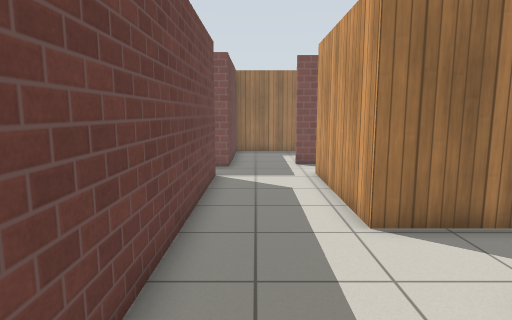
View 1 (above)

24 first-person views from a walk through a world built for the Gazebo simulator. The camera is 1.2 m above the floor, tilts 8° down and sees 75° across. The floor is counted in squares, 0.5 m on a side. Each view is taken from the middle of a square. On the plan, view 1 faces up. The plan holds only what a view shows up to about 19 squares ahead; the rest is blank. Simple patterns stand in for the simulator's built-in surfaces.

View 2
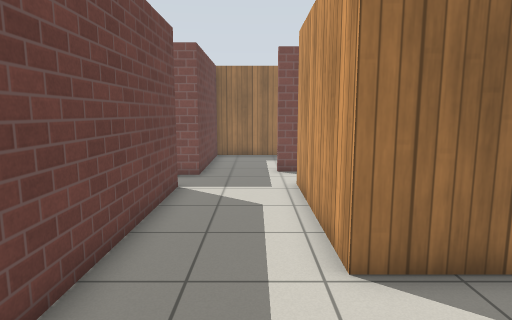

View 3
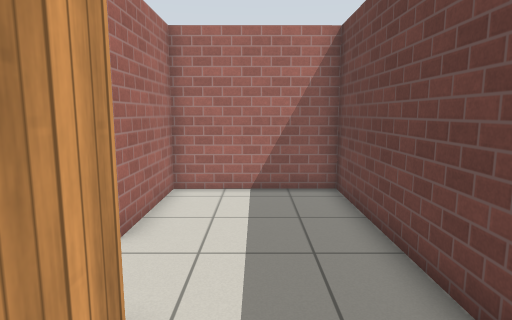

View 4
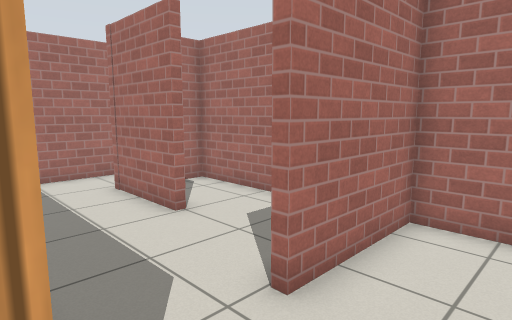

View 5
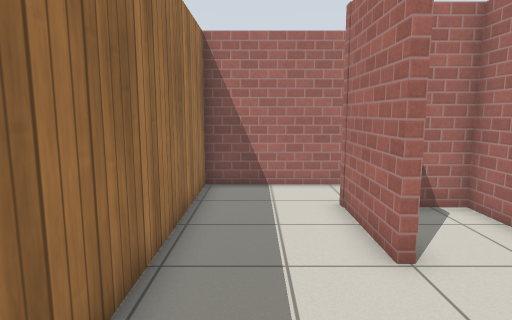

View 6
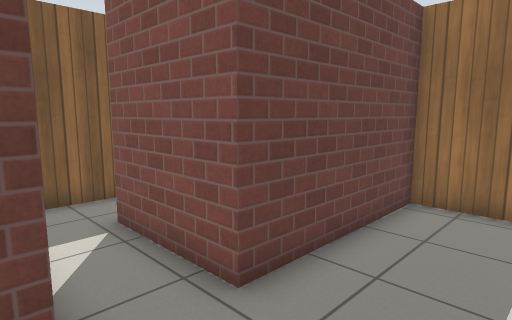

View 7
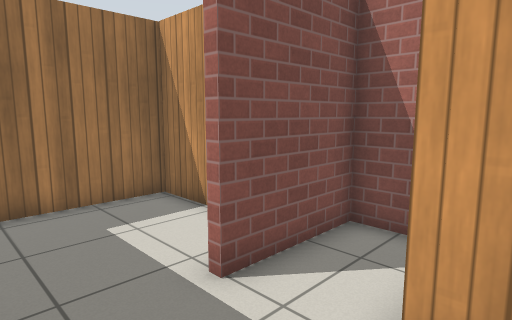

View 8
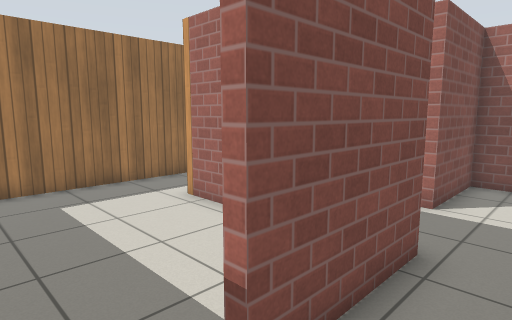

View 9
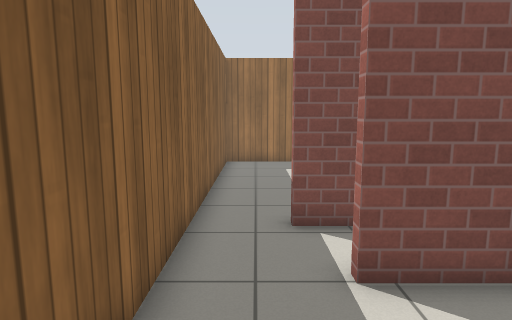

View 10
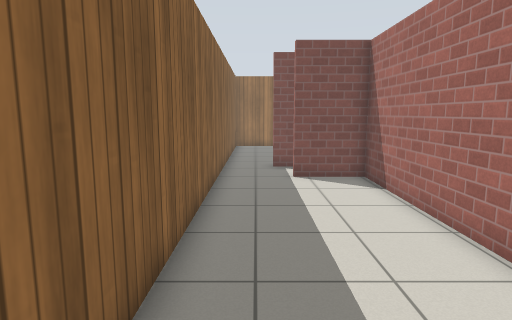

View 11
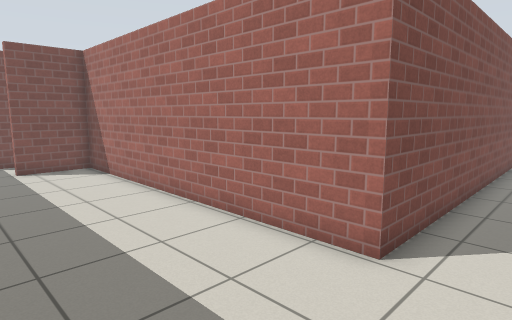

View 12
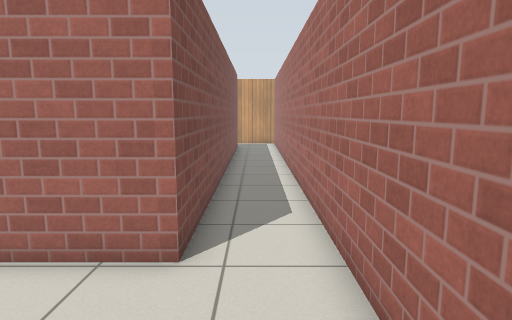

View 13
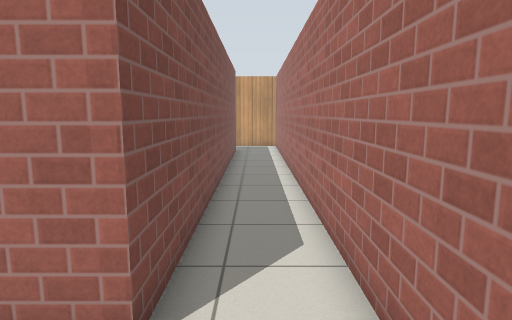

View 14
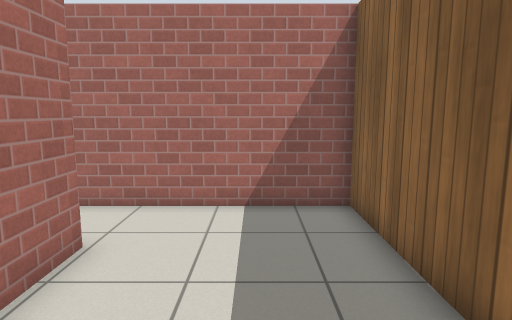

View 15
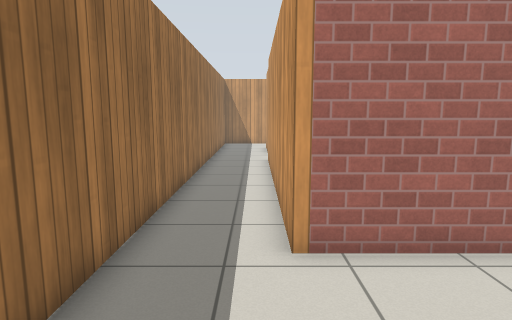

View 16
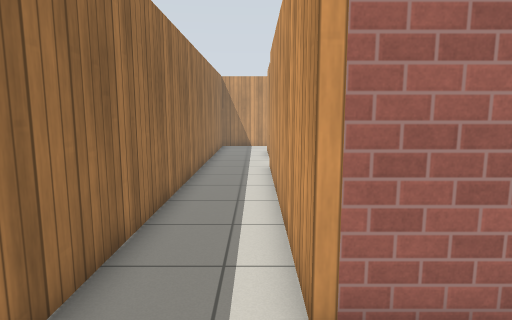

View 17
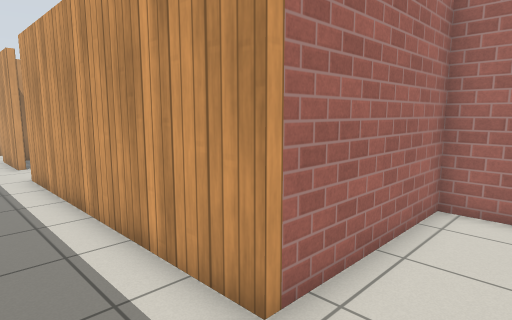

View 18
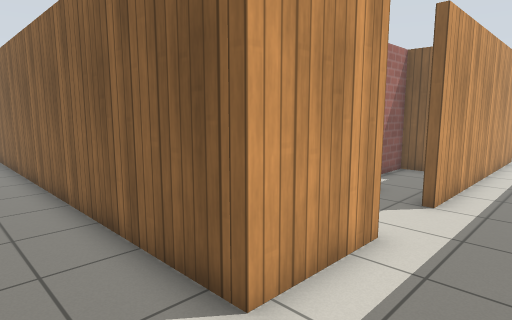

View 19
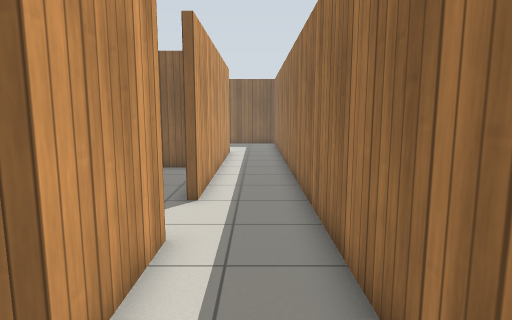

View 20
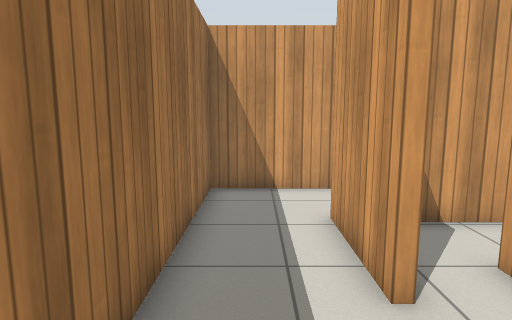

View 21
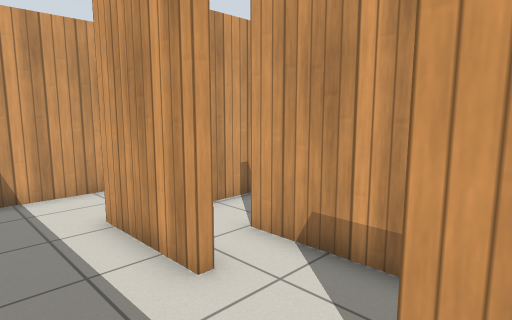

View 22
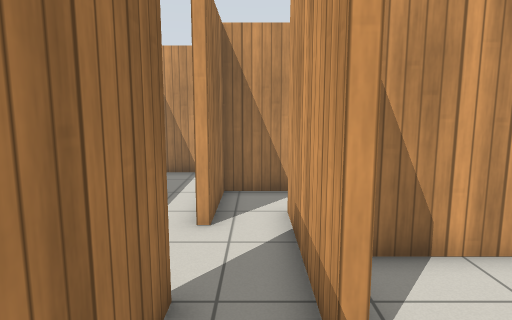

View 23
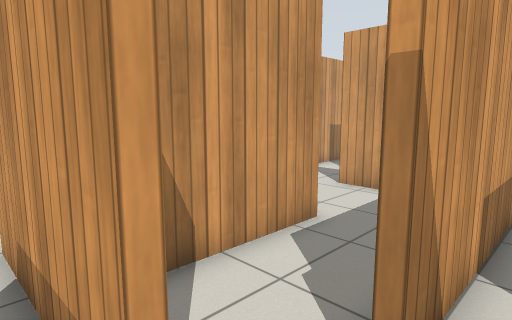

View 24
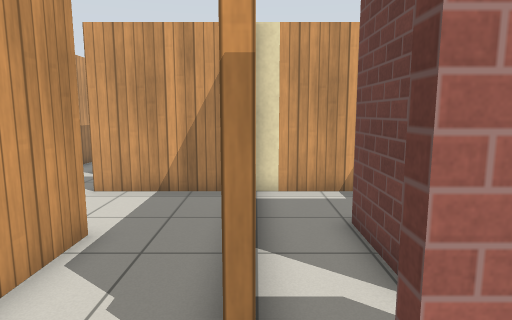

### Floor plan
Ten units are one square. View 1 is at (0, 0); x grows to the right and y downward. Boxes are objects, and circles mark ways between rooms. Rooms are numbered by the first view taken in them; rooms with no view inside come last. Other rooms are left out.
<svg viewBox="-79 -249 278 289">
<path fill="none" stroke="#000" d="M44 -67 24 -67 24 -133M-16 -129 -16 5 36 4 36 -38 40 -38M56 -143 56 -156 19 -156 19 -160M-12 -164 -12 -149 -52 -149M-74 -154 -74 -134M-19 8 -19 -124 -46 -124 -46 -129M-74 -134 -74 35 -34 35M129 -211 129 -213 164 -213 164 -39M194 -201 194 -244 -74 -244 -74 -154M-30 -152 -15 -152 -15 -213 100 -213 100 -211M141 7 -19 8M-34 35 139 35M113 -136 113 -181M100 -211 73 -211M44 -200 44 -183 71 -183M90 -99 115 -99M80 -27 116 -27M141 -18 141 -67 44 -67M41 -189 41 -211 -12 -211 -12 -164M77 4 113 4 113 -9M89 -192 125 -192"/>
<circle cx="-60" cy="-130" r="3" fill="#2a7"/>
<circle cx="-65" cy="-150" r="3" fill="#2a7"/>
<circle cx="40" cy="-50" r="3" fill="#2a7"/>
<circle cx="5" cy="-160" r="3" fill="#2a7"/>
<circle cx="-35" cy="25" r="3" fill="#2a7"/>
<circle cx="110" cy="-210" r="3" fill="#2a7"/>
<circle cx="90" cy="-200" r="3" fill="#2a7"/>
<circle cx="60" cy="-20" r="3" fill="#2a7"/>
<text x="10" y="-80">1</text>
<text x="-50" y="-50">2</text>
<text x="100" y="-210">3</text>
<text x="90" y="-160">4</text>
<text x="90" y="-50">5</text>
<text x="10" y="-190">6</text>
<text x="80" y="-10">7</text>
<text x="110" y="-200">8</text>
</svg>
Room 1 opens to room 2. Room 1 opens to room 3. Room 1 opens to room 5. Room 1 opens to room 6. Room 2 opens to room 3. Room 3 opens to room 8. Room 4 opens to room 8. Room 5 opens to room 7.

Where each view was taken, in squares from view 1:
view 1: 0 up, 0 right, facing up
view 2: 2 up, 1 right, facing up
view 3: 10 up, 1 right, facing down
view 4: 7 up, 1 right, facing down-right
view 5: 5 up, 3 right, facing right
view 6: 12 up, 2 right, facing up-left
view 7: 12 up, 1 left, facing up-right
view 8: 13 up, 7 left, facing up-right
view 9: 8 up, 6 left, facing up
view 10: 0 up, 6 left, facing up
view 11: 3 down, 7 left, facing up-right
view 12: 2 down, 7 left, facing right
view 13: 2 down, 5 left, facing right
view 14: 5 up, 5 left, facing down
view 15: 22 up, 7 left, facing right
view 16: 22 up, 5 left, facing right
view 17: 24 up, 4 left, facing down-right
view 18: 24 up, 19 right, facing down-left
view 19: 23 up, 19 right, facing left
view 20: 23 up, 9 right, facing right
view 21: 24 up, 9 right, facing down-right
view 22: 20 up, 6 right, facing right
view 23: 20 up, 7 right, facing down-right
view 24: 20 up, 8 right, facing down
